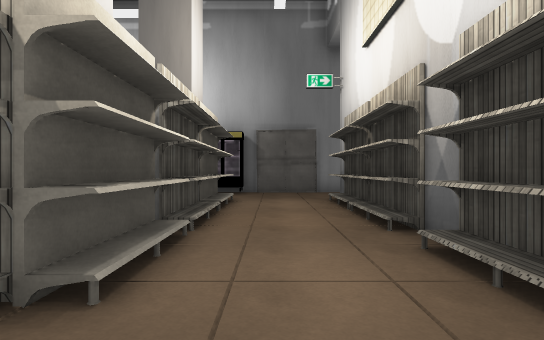
view 1 (above)

24 first-person views from a walk through a scene from a Unity 3-D project. The camera is 1.4 m above the floor, looks level and sees 80° across. The floor is counted in squares, 2 m on a side. Each view is taken from the middle of a square. On the plan, view 1 faces up. The plan holds only what a view shows up to about 10 squares ahead; the rest is blank. The place goes on beyond the plan. The player character is not drawn. Some surface patterns are stand-ins.

view 2
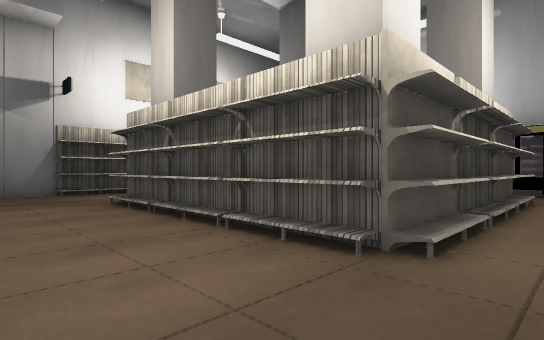

view 3
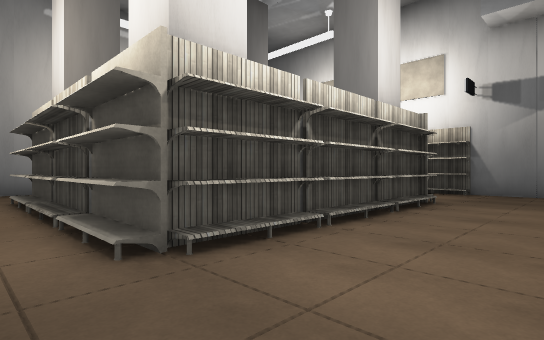

view 4
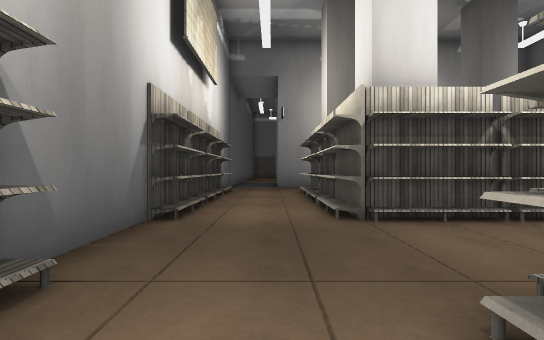

view 5
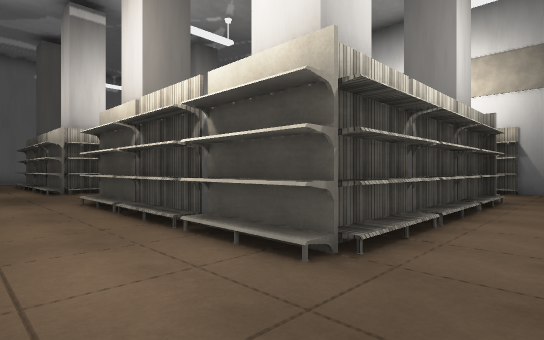

view 6
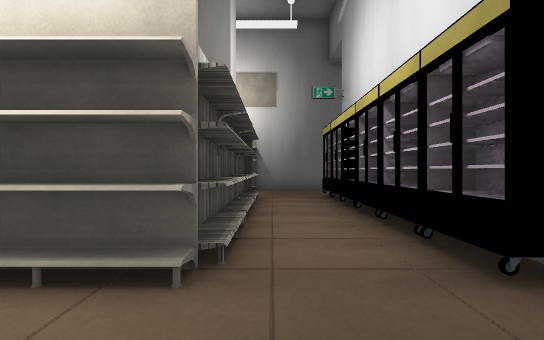

view 7
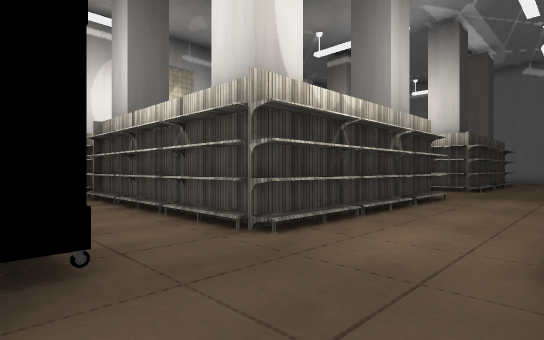

view 8
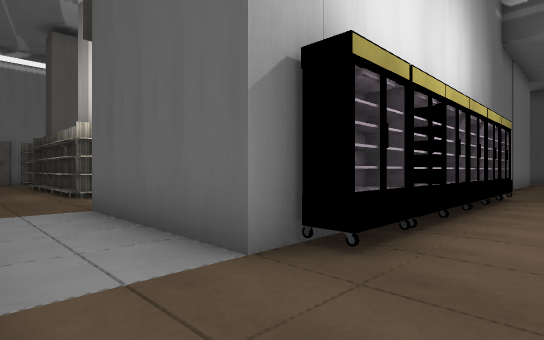

view 9
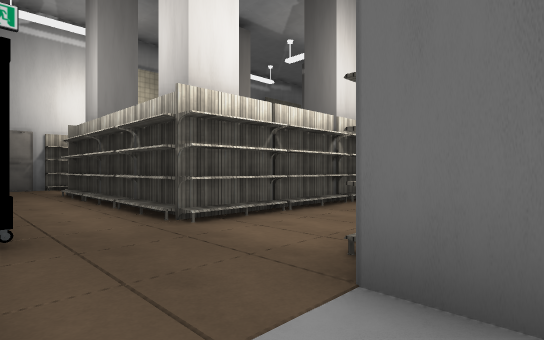

view 10
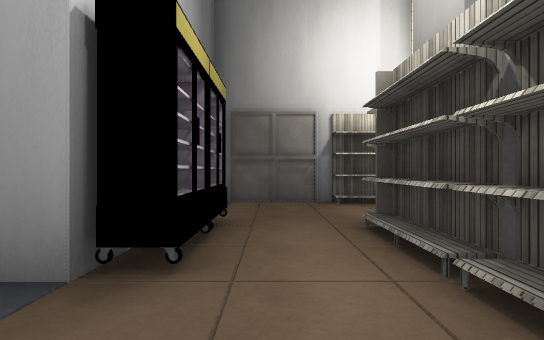

view 11
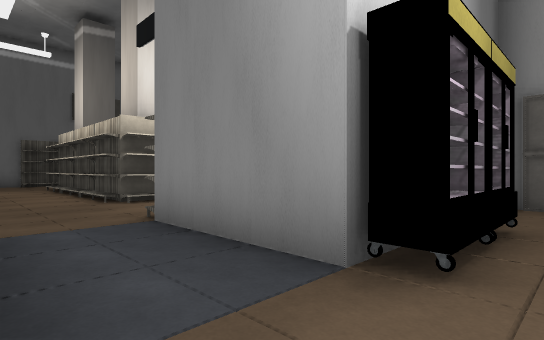

view 12
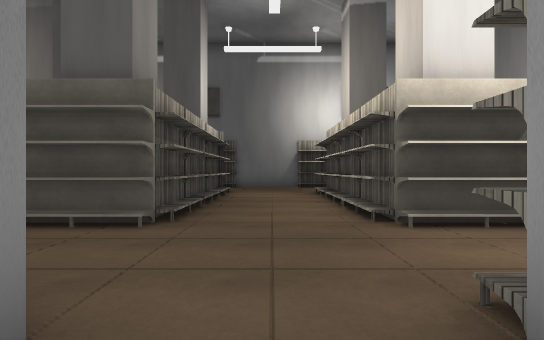

view 13
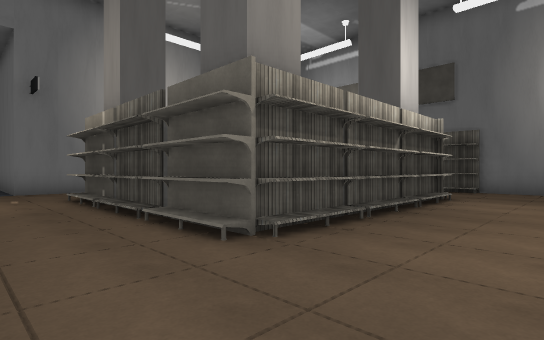

view 14
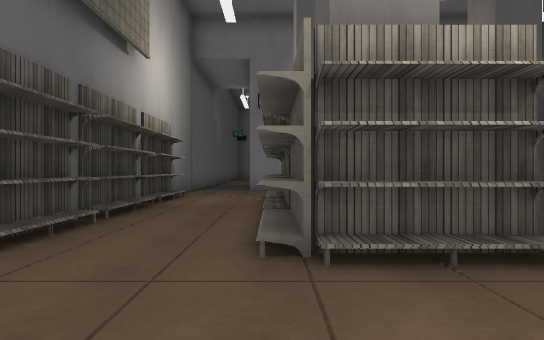

view 15
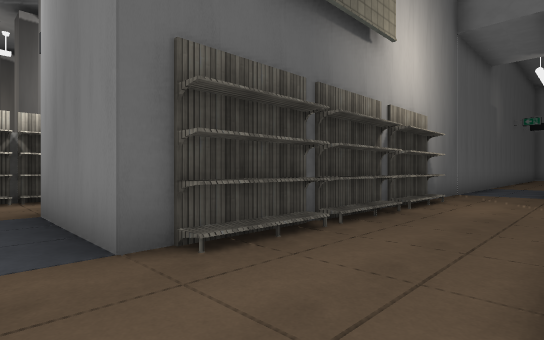

view 16
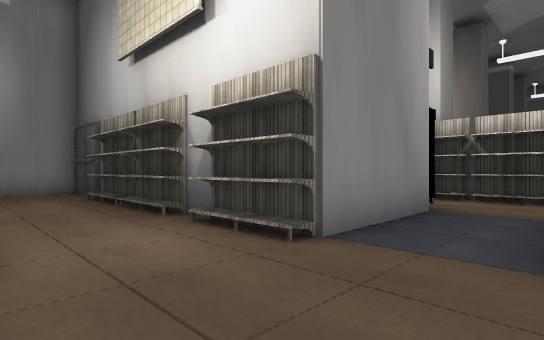

view 17
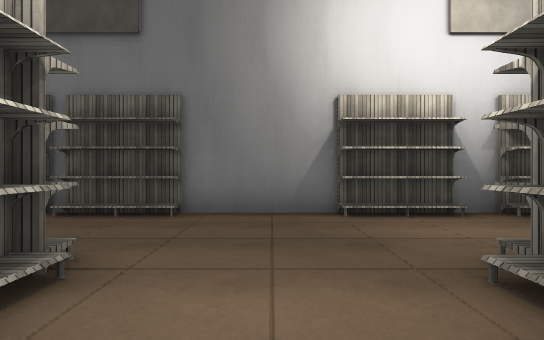

view 18
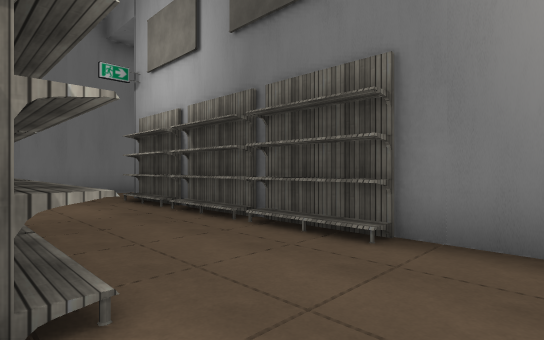

view 19
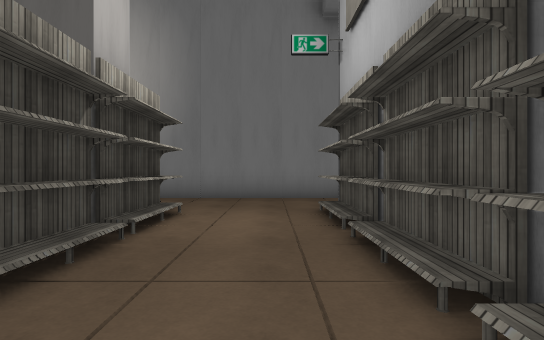

view 20
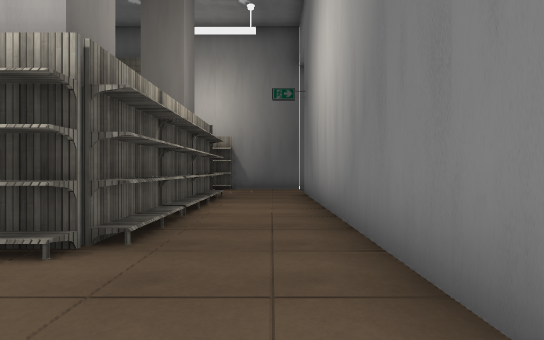

view 21
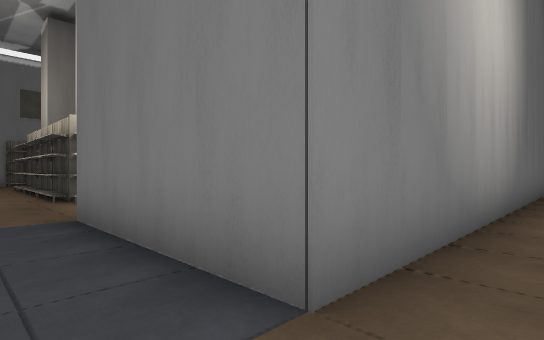

view 22
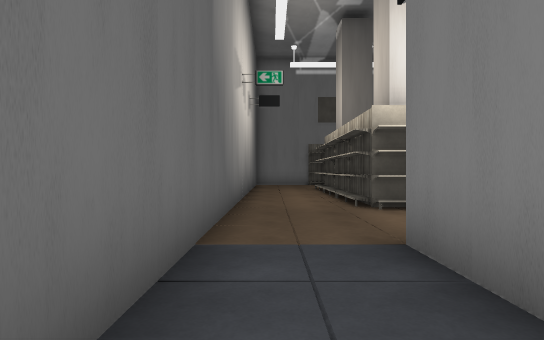

view 23
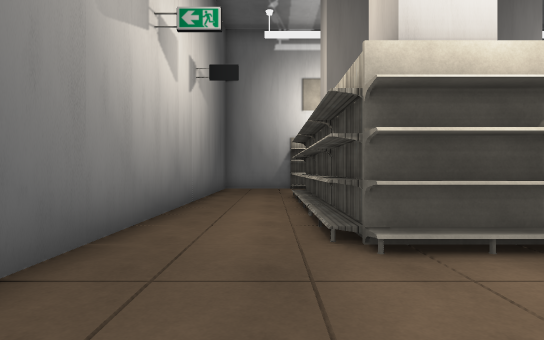

view 24
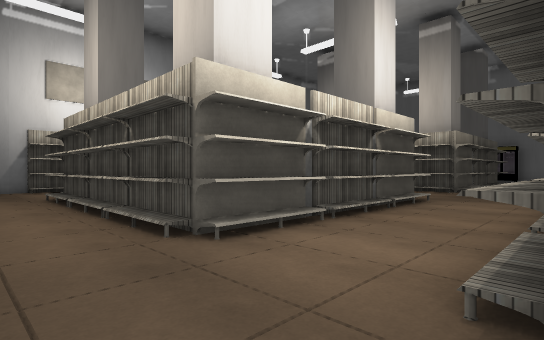

### Floor plan
Key: @ floor where view 1 was taken; # wall or solid block; . floor; S shelf; O other object.
Columns run from 26 left of view 1 to 2 right of it. Each row starts with its distance up from view 1.
 27            .S#
 26            ..#  ###S
 25  S         .S#  ....
 24  #         ..#  ...
 23  #..S     O..#  O..O
 22  S..#S#S#S#.S#  O.S#
 21 ##...........###O..#
 20 #.................S#
 19 #....S.S.S...###..S#
 18  S..S#####O.S#   .S##
 17  #..##   ##..#  O..S#S#S
 16  S..S     S.S#  .......
 15  #..#     #..#  .....
 14  #..S     O..#  ..#S
 13  S..#S#S#S#.S#  ..#
 12 #............#  ..#
 11  ............#  ..#
 10 ###########..#  ..#OOOOO#O##
  9           #..#  .............
  8           #..# #............#
  7           #..#  S..SS#S#SO.S#
  6        S#S#..#   ..#     #..#
  5     .........#   ..S     S.S#
  4    ..........#   ..#     #..#
  3 O#...O#S#O#..#  #..S     O..#
  2  S.       S..#  S..#S#S#S#.S#
  1           #..# ##...........#
  0           S..# #..........@.#
 -1           #..# #....S.S.S...#
 -2           S..#  S..S#####O.S#
 -3           #..#  #.      ##..#
 -4           ...#           S.S#

Where each view was taken, in squares from view 1:
view 1: 0 up, 0 right, facing up
view 2: 1 down, 0 right, facing up-left
view 3: 1 up, 0 right, facing down-left
view 4: 3 up, 0 right, facing down
view 5: 9 up, 1 right, facing down-left
view 6: 8 up, 1 right, facing left
view 7: 10 up, 10 left, facing down-right
view 8: 8 up, 10 left, facing up-right
view 9: 13 up, 10 left, facing up-right
view 10: 19 up, 9 left, facing up
view 11: 19 up, 9 left, facing up-left
view 12: 20 up, 12 left, facing left
view 13: 21 up, 14 left, facing down-left
view 14: 21 up, 16 left, facing down
view 15: 20 up, 16 left, facing down-right
view 16: 19 up, 16 left, facing up-right
view 17: 20 up, 20 left, facing left
view 18: 20 up, 22 left, facing down-left
view 19: 18 up, 24 left, facing down
view 20: 11 up, 25 left, facing right
view 21: 11 up, 14 left, facing down-left
view 22: 9 up, 14 left, facing down
view 23: 6 up, 15 left, facing down
view 24: 6 up, 14 left, facing down-left
